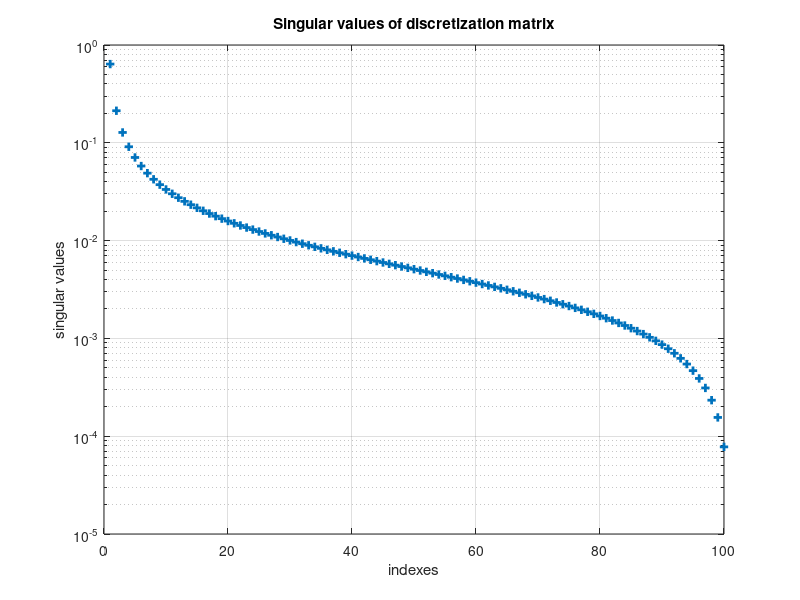
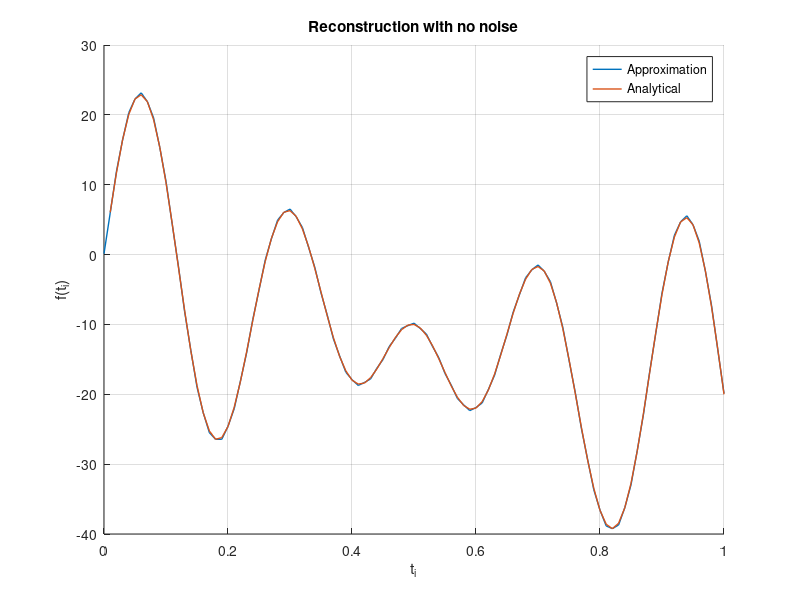
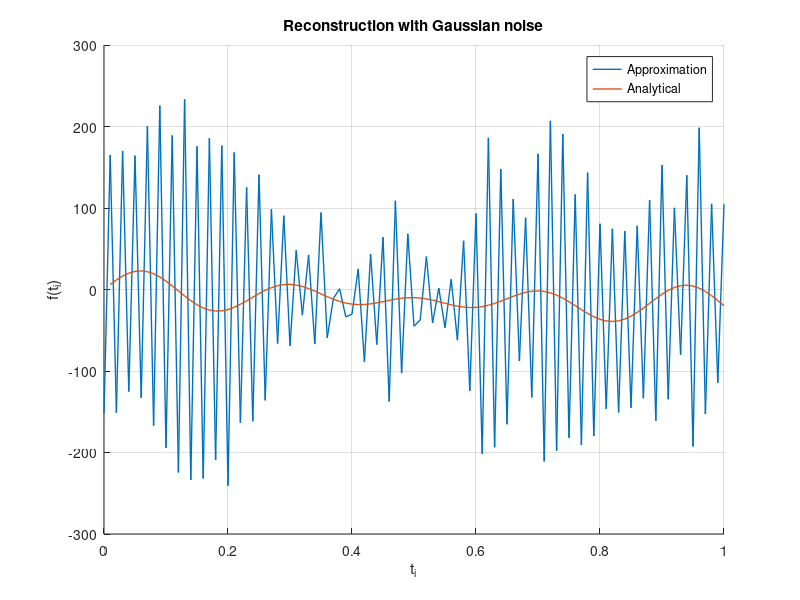
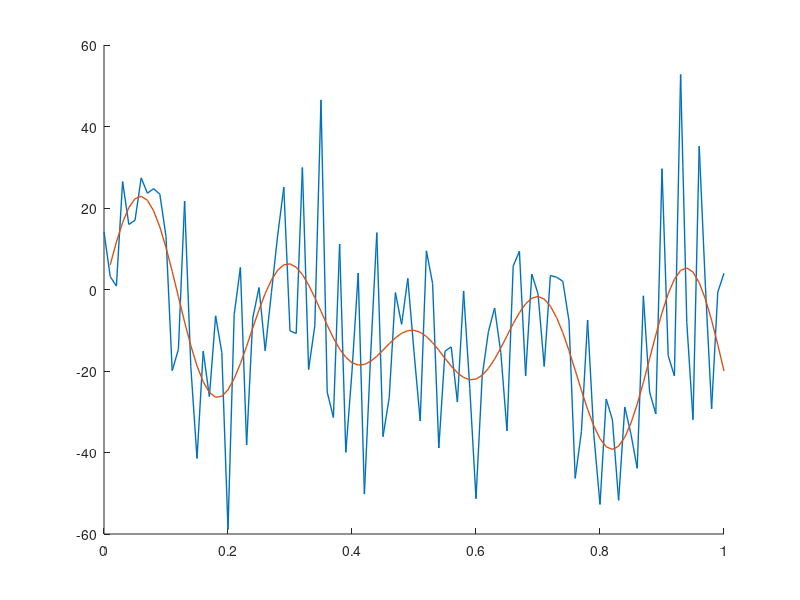

Write MATLAB code to recreate these figures, in order. (Note: this script raises an error after producing the figures.)
clear all;
close all;
%%
% Let g : [0,1] → R be a differentiable function satisfying g(0) = 0. 
% We assume to know the (noisy) values of g at the points tj = j/100, j = 1,2,..,100. 
% The goal is to estimate the derivative of g at these same points and at the origin.
% This problem can be tackled by transforming it into a matrix equation: 
% If we denote f = g′, then g(t) = \int_0_to_t f(s)ds, t ∈ [0,1].
% The measurement y = (y1, y2, . . . , y100)^T ∈ R^100 is therefore 
% y_j = g(t_j) + n_j, where nj is the measurement error. 
% The point values x = (f(t0),f(t1),...,f(t100))^T ∈ R^^101 are the unknowns.
N = 100;
T = 1;
%%
% (a) 
% Write the forward problem in the form y =  Ax + n via discretization.
% Create the system matrix A ∈ R^100×101 by using the trapezoidal rule
A = tril(ones(N + 1)) - 1/2 * eye(N + 1);
A(1,:) = [];
A(:, 1) = 1/2;
A = 1/N * A;
%%
% (b) 
% Characterize Ker(A) and Ran(A)^⊥.
%%
% (c) 
% Use Matlab to compute the singular value decomposition and 
% the Moore–Penrose pseudoinverse of A. Plot the singular values of A.

% svd
[U L V] = svd(A);

% Pseudo-inverse
A_pinv = pinv(A);

% plot of singular values
figure(1);
semilogy(diag(L), '+', 'LineWidth', 2);
title('Singular values of discretization matrix');
xlabel('indexes');
ylabel('singular values');
grid on
%%
% (d)
% Consider the linear system (1) when 
% g(t) = 2 cos(πt) sin^2(4πt) − 10t^2
% i.e., form y by evaluating this function at the grid points and adding 
% some measurement noise.
% Compute the minimum norm solution A^†*y with no noise and when each nj is 
% an independent realization of a normally distributed random variable with
% zero mean and standard deviation 0.1. 
% Plot the obtained approximations and compare them with the exact derivative. 
% Does the use of the pseudoinverse give reasonable results in both cases?
t = linspace(1/N, T, N);
g = (2 * cos(pi*t) .* sin(4*pi*t).^2 - 10 * t.^2)';
f = -2 * pi * sin(pi*t) .* sin(4*pi*t).^2 + 16 * pi * sin(4*pi*t) .* cos(4*pi*t) .* cos(pi*t) - 20*t;

% Solution with no noise: 
y = A_pinv * g;

% plot solution without noise
figure(2);
hold on
plot([0, t], y, 'LineWidth', 1);
plot(t, f, 'LineWidth', 1);
title('Reconstruction with no noise');
legend('Approximation', 'Analytical');
xlabel('t_i');
ylabel('f(t_i)');
grid on
hold off

% Solution with Gaussian noise:
s = 0.1;
noise = s * randn(N, 1);
g_n = g + noise;
y_n = A_pinv * g_n;

% plot solution with Gaussian noise
figure(3);
hold on
plot([0, t], y_n, 'LineWidth', 1);
plot(t, f, 'LineWidth', 1);
title('Reconstruction with Gaussian noise');
legend('Approximation', 'Analytical');
xlabel('t_i');
ylabel('f(t_i)');
grid on
hold off

% we observe that solutions without Gaussian noise is almost perfect
% approximation of the analytical derivative, while solution with gaussian
% noise is very distorted. Clearly, the second solution is not really
% reasonable, while the first one might be just too good and an 
% abscence of noise is not really realistic.
%%
% (e)
% Try an alternative approach and approximately solve (1) in the noisy case
% by resorting to singular value truncation (the truncated SVD solution). 
% Produce three reconstructions: When ‘inverting’ A, take into account the 
% singular values that are larger than (i) 0.002, (ii) 0.02 and (iii) 0.2, 
% respectively. Plot the obtained approximations and compare them with the
% exact derivative. 
% Which of the three spectral cut-offs gives the best reconstruction?

lambdas = [0.002, 0.02, 0.2];
diagonal = diag(L);

for l = 1:3
    % compute truncated svd
    n = max(find(diagonal > lambdas(l)));
    sv = [1./diagonal(1:n); zeros(N-n, 1)];
    A_pinv_n = V * [diag(sv); zeros(1, N)] * U';

    % solve inverse problem
    yn_t = A_pinv_n * g_n;

    % plot the solution
    figure(3 + l);
    hold on
    plot([0, t], yn_t, 'LineWidth', 1);
    plot(t, f, 'LineWidth', 1);
    title('Reconstruction with Gaussian noise and lambda', lambdas(l));
    legend('Approximation', 'Analytical');
    xlabel('t_i');
    ylabel('f(t_i)');
end
hold off

% from the plots it is clear that solution with lambda = 0.02 gives the 
% best reconstruction.